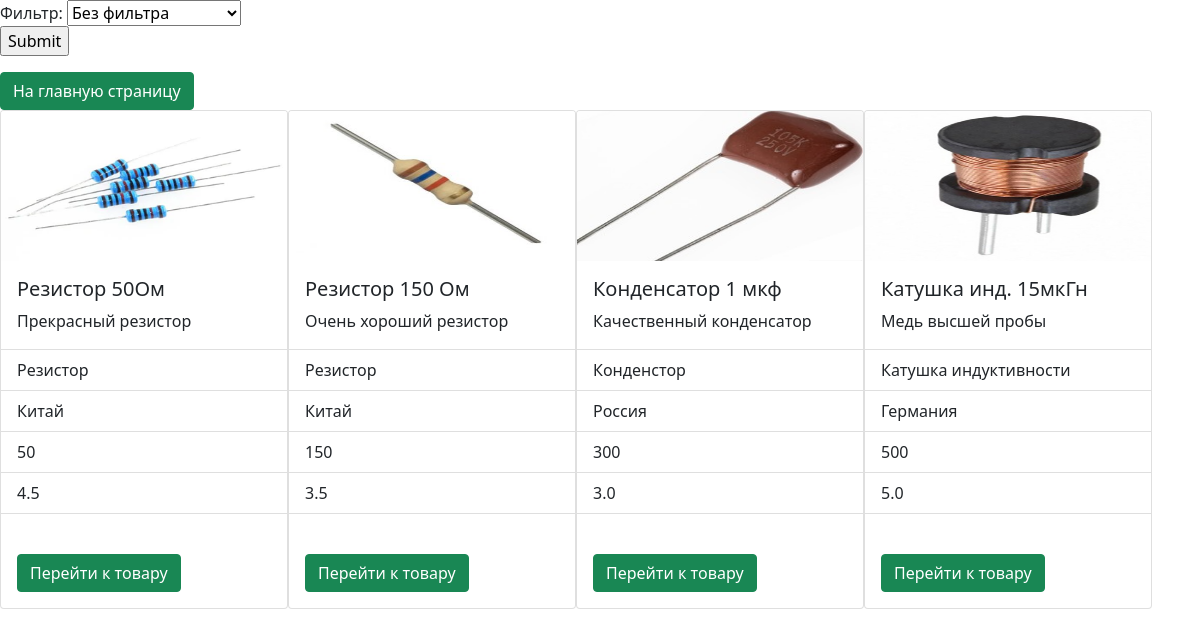
Page /cards (signed in) on the committed database.
### models.py (models this page shows)
class Product(db.Model):
   id = db.Column(db.Integer,
                  primary_key=True,
                  autoincrement=True,
                  nullable=False,
                  unique=True)
   p_type = db.Column(db.String(80),
                        unique=False,
                        nullable=False)
   p_name = db.Column(db.String(120),
                     unique=True,
                     nullable=False)
   p_description = db.Column(db.String(80),
                        unique=False,
                        nullable=False)
   p_industry = db.Column(db.String(80),
                        unique=False,
                        nullable=False)
   p_price = db.Column(db.String(80),
                        unique=False,
                        nullable=False)
   p_filename = db.Column(db.String(80),
                        unique=True,
                        nullable=False)
   middle_count = db.Column(db.String(80),
                        unique=False,
                        nullable=False)

### routes.py (the view, shortened to what this page needs)
@app.route('/cards',methods=['GET', 'POST'])
def Cards_list():
    if session['user_status'] == "admin":
        admin = True
    else:
        admin = False
    with app.app_context():
        res = db.engine.execute('SELECT * FROM product')
    with app.app_context():
        res = db.engine.execute('SELECT * FROM product')
    return render_template("cards.html", trashs=res,admin = admin)

### templates/cards.html (shortened to what this page needs)
<!DOCTYPE html>
<html lang="ru">
<head>
  <link href="https://cdn.jsdelivr.net/npm/bootstrap@5.1.0/dist/css/bootstrap.min.css" rel="stylesheet">
</head>
<body>
    <form method="post">
        <label>Фильтр: </label>
            <select name="filter" id="filter" value="">
                <option value="no_filter/Без фильтра">Без фильтра</option>
            </select>
        <p><input type="submit" value="Submit"></p>
    </form>
    <button type="button" class="btn btn-success" onclick= " location.href='/' ">На главную страницу</button>
<div class="card-group">
  {% for trash in trashs %}
  <br>
  <div class="flex-center" >
   <div class="card" style="width: 18rem;">
      <img src= "{{ url_for('static', filename= trash[6] ) }}" class="card-img-top" alt="photo" width="200" height="150">
          <div class="card-body">
            <h5 class="card-title"> {{trash[2]}}</h5>
            <p class="card-text"> {{trash[3]}}</p>
          </div>
      <ul class="list-group list-group-flush">
        <li class="list-group-item"> {{trash[1]}}</li>
        <li class="list-group-item"> {{trash[4]}}</li>
        <li class="list-group-item"> {{trash[5]}}</li>
        <li class="list-group-item"> {{trash[7]}}</li>
      </ul>
      <div class="card-body">
            <br>
            <button type="button" class="btn btn-success" onclick= " location.href='cards/{{trash[0]}}' ">Перейти к товару</button>
      </div>
    </div>
  </div>
  <br>
  {% endfor %}
</div>
</body>
</html>

### rows in the picture
Product: p_filename (picture), p_name "Резистор 50Ом", p_description "Прекрасный резистор", p_type "Резистор", p_industry "Китай", p_price "50", middle_count "4.5"
Product: p_filename (picture), p_name "Резистор 150 Ом", p_description "Очень хороший резистор", p_type "Резистор", p_industry "Китай", p_price "150", middle_count "3.5"
Product: p_filename (picture), p_name "Конденсатор 1 мкф", p_description "Качественный конденсатор", p_type "Конденстор", p_industry "Россия", p_price "300", middle_count "3.0"
Product: p_filename (picture), p_name "Катушка инд. 15мкГн", p_description "Медь высшей пробы", p_type "Катушка индуктивности", p_industry "Германия", p_price "500", middle_count "5.0"
